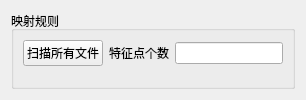
                  <widget class="QWidget" name="tabPreviewLabelMap">
                   <attribute name="title">
                    <string>标签处理</string>
                   </attribute>
                   <layout class="QHBoxLayout" name="horizontalLayout_previewLabels">
                    <item>
                     <widget class="QGroupBox" name="groupPreviewLabelRule">
                      <property name="title">
                       <string>映射规则</string>
                      </property>
                      <layout class="QGridLayout" name="gridLayout_previewLabelRule">
                       <item row="1" column="0" colspan="2">
                        <widget class="QFrame" name="labelMapContainer"/>
                       </item>
                       <item row="0" column="0">
                        <widget class="QPushButton" name="btnScanJson">
                         <property name="text">
                          <string>扫描所有文件</string>
                         </property>
                        </widget>
                       </item>
                       <item row="0" column="1">
                        <layout class="QHBoxLayout" name="horizontalLayout_3">
                         <item>
                          <widget class="QLabel" name="labelNfp">
                           <property name="text">
                            <string>特征点个数</string>
                           </property>
                          </widget>
                         </item>
                         <item>
                          <widget class="QLineEdit" name="lineEditNumFeaturePoints"/>
                         </item>
                        </layout>
                       </item>
                      </layout>
                     </widget>
                    </item>
                   </layout>
                  </widget>
